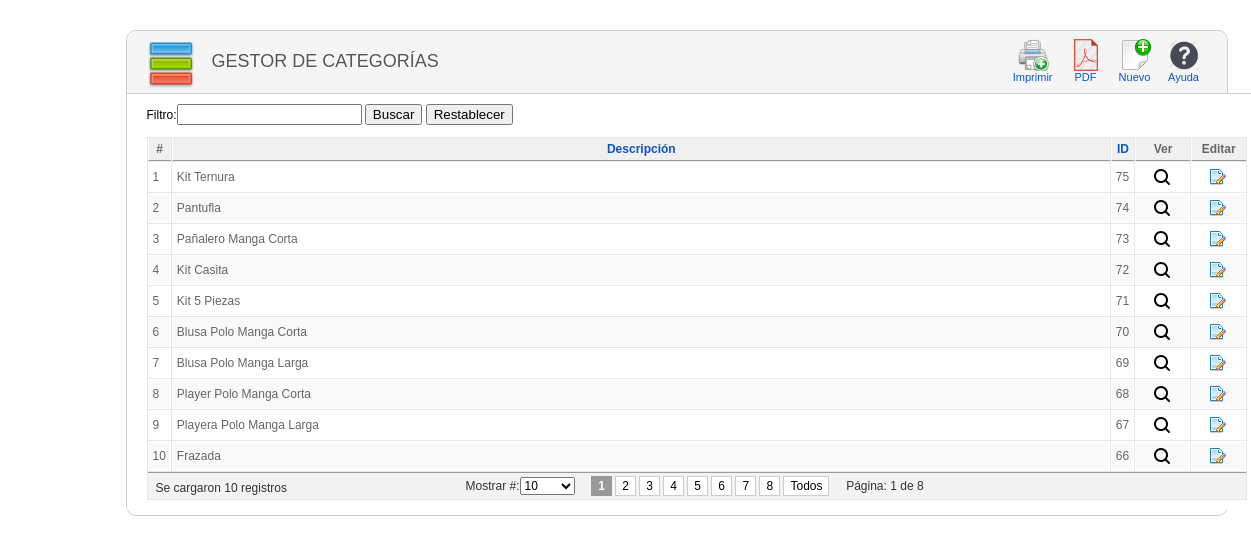
The app's page /categoria/index.php (signed in) with its own data.
### tables this page shows
CREATE TABLE `categoria` (
  `IdCategoria` int(11) NOT NULL,
  `Descripcion` varchar(100) NOT NULL
);

### clases/clsCategoria.php (called while the page is built, shortened)
<?php
include_once("clsConexion.php");
class clsCategoria{
function consultarTotalCategorias(){
   $con = new clsConexion;
   if($con->conectarse()==true){
     $query = "CALL SP_S_CategoriaCantidadTotal()";
	 $result = @mysql_query($query);
	 if (!$result)
	   return false;
	 else
	   return $result;
   }
 }
 function consultarCategoriaPorParametro($criterio,$busqueda,$limite){
   $con = new clsConexion;
   if($con->conectarse()==true){
     $query = "CALL SP_S_CategoriaPorParametro('$criterio','$busqueda','$limite')";
	 $result = @mysql_query($query);
	 if (!$result)
	   return false .mysql_error();
	 else
	   return $result;
   }
 }
}
?>

### clases/clsConexion.php (called while the page is built, shortened)
<?php
class clsConexion{
	 function conectarse() {
		   return true;
	 }
}
?>

### categoria/index.php (the view, shortened to what this page needs)
<html>
<head>
<link href="../css/general.css" rel="stylesheet" type="text/css">
<link href="../css/Imagenes.css" rel="stylesheet" type="text/css">
<link href="../css/paginator.css" rel="stylesheet" type="text/css">
</head>
<body>
<?php
    if(isset($_SESSION["usuario"])){
?>
<div class="wrapper">
<div class="block">
    <div class="block_head">
    	<div class="imagen_head"><img src="../img/Iconfinder/category.png" width="48" height="48"></div>
    	<div class="titulo_head">Gestor de Categorías</div>
        <div class="toolbar" id="toolbar">
            <table class="toolbar">
            	<tbody>
                	<tr>
                    <td>
                      <button type="submit" class="button" onClick="enviarPrinter();">
                   <span class="Imprimir" title="Imprimir">
                        </span>
                        Imprimir
          			</button>
                    </td>
                    <td>
<button type="submit" class="button" onClick="enviarPDF();">
                   <span style="background-image:url(../img/Iconfinder/PDF2.png);" title="Convertir a PDF">
                        </span>
                        PDF
          			</button>
                    </td>
                    <td>
                        <a href="registrar_categoria.php" class="toolbar">
                        <span class="NuevoOtros" title="Nuevo">
                        </span>
                        Nuevo
                        </a>
                    </td>
                    <td>
                        <a href="#" class="toolbar">
                        <span class="Ayuda" title="Ayuda">
                        </span>
                        Ayuda
                        </a>
                    </td>
                    </tr>
            	</tbody>
            </table>
        </div>
    </div>
    <div class="block_content">
<?php
include_once("../clases/clsCategoria.php");
include_once("../lib/paginator/paginator.class.php");
$objcategoria=new clsCategoria;
$result_tot=$objcategoria->consultarTotalCategorias();
$num_rows = mysql_fetch_row($result_tot);
$pages = new Paginator;
$pages->items_total = $num_rows[0];
$pages->mid_range = 9;
$pages->paginate();
$result=$objcategoria->consultarCategoriaPorParametro($criterio,$busqueda,$pages->limit);
?>
<form name="datos" action="index.php" method="post">
Filtro:<input type="text" name="txtDato">
<input name="buscar_dato" type="submit" value="Buscar">
<input name="restablecer" type="submit" value="Restablecer">
</form>
<table class="adminlist" cellspacing="1">
<thead>
<tr>
	<th>#</th>
	<th><a href="#">Descripción</a></th>
	<th><a href="#">ID</a></th>
    <th>Ver</th>
	<th>Editar</th>
</tr>
</thead>
<tbody class="adminlist">
<?php
$c=0;
$i=0;
while($row=mysql_fetch_array($result)){
	$i=$i+1;
	if ($c==1){
	echo "<tr class='row1'>";
		$c=2;
	}else{
	    	echo "<tr class='row0'>";
		$c=1;
	}
	echo "<td width='10'>".$i."</td>";
	echo "<td>".$row['Descripcion']."</td>";
	echo "<td width='1%' align='center'>".$row['IdCategoria']."</td>";
	echo "<td width='5%' align='center'><a href=detalle_categoria.php?idcategoria=".$row["IdCategoria"]." title='Ver Detalle'><img src='../img/Iconfinder/search-16.png'></td>";
    echo "<td width='5%' align='center'><a href=editar_categoria.php?idcategoria=".$row["IdCategoria"]." title='Editar'><img src='../img/Iconfinder/page_edit.png'></td>";
	echo "</tr>";
}
?>
</tbody>
		<tfoot>
			<tr>
				<td colspan="13">
                <div align="left" style="float:left; width:310px; padding:4px 0px 0px 4px;"><?php echo "Se cargaron ".$i." registros" ?></div>
                <div align="left">                <?php
echo $pages->display_items_per_page()."&nbsp;&nbsp;&nbsp;&nbsp;".$pages->display_pages()."&nbsp;&nbsp;&nbsp;&nbsp;Página: ".$pages->current_page." de ".$pages->num_pages;
?></div>
                </td>
			</tr>
		</tfoot>
</table>
    </div>
</div>
</div>
   <?php
    } else {
        header("Location:../index.php");
    }
?>
</body>
</html>

### lib/paginator/paginator.class.php (shortened to what this page needs)
<?php
class Paginator{
	var $items_per_page;
	var $items_total;
	var $num_pages;
	var $mid_range;
	var $return;
	var $default_ipp = 10;
	var $querystring;
	function Paginator()
	{
		$this->mid_range = 7;
		$this->items_per_page = (!empty($_GET['ipp'])) ? $_GET['ipp']:$this->default_ipp;
	}
	function paginate()
	{
		if($_GET['ipp'] == 'Todos')
		{
			$this->num_pages = ceil($this->items_total/$this->default_ipp);
			$this->items_per_page = $this->default_ipp;
		}
		else
		{
			$this->num_pages = ceil($this->items_total/$this->items_per_page);
		}
		$this->current_page = (int) $_GET['page'];
		if($this->current_page < 1 Or !is_numeric($this->current_page)) $this->current_page = 1;
		$prev_page = $this->current_page-1;
		$next_page = $this->current_page+1;
		if($this->num_pages > 10)
		{
			$this->return = ($this->current_page != 1 And $this->items_total >= 10) ? "<a class=\"paginate\" href=\"$_SERVER[PHP_SELF]?page=$prev_page&ipp=$this->items_per_page$this->querystring\">&laquo; Previous</a> ":"<span class=\"inactive\" href=\"#\">&laquo; Previous</span> ";
			$this->start_range = $this->current_page - floor($this->mid_range/2);
			$this->end_range = $this->current_page + floor($this->mid_range/2);
			if($this->start_range <= 0)
			{
				$this->end_range += abs($this->start_range)+1;
				$this->start_range = 1;
			}
			if($this->end_range > $this->num_pages)
			{
				$this->start_range -= $this->end_range-$this->num_pages;
				$this->end_range = $this->num_pages;
			}
			$this->range = range($this->start_range,$this->end_range);
			for($i=1;$i<=$this->num_pages;$i++)
			{
				if($this->range[0] > 2 And $i == $this->range[0]) $this->return .= " ... ";
				if($i==1 Or $i==$this->num_pages Or in_array($i,$this->range))
				{
					$this->return .= ($i == $this->current_page And $_GET['page'] != 'Todos') ? "<a title=\"Go to page $i of $this->num_pages\" class=\"current\" href=\"#\">$i</a> ":"<a class=\"paginate\" title=\"Go to page $i of $this->num_pages\" href=\"$_SERVER[PHP_SELF]?page=$i&ipp=$this->items_per_page$this->querystring\">$i</a> ";
				}
				if($this->range[$this->mid_range-1] < $this->num_pages-1 And $i == $this->range[$this->mid_range-1]) $this->return .= " ... ";
			}
			$this->return .= (($this->current_page != $this->num_pages And $this->items_total >= 10) And ($_GET['page'] != 'Todos')) ? "<a class=\"paginate\" href=\"$_SERVER[PHP_SELF]?page=$next_page&ipp=$this->items_per_page$this->querystring\">Next &raquo;</a>\n":"<span class=\"inactive\" href=\"#\">&raquo; Next</span>\n";
			$this->return .= ($_GET['page'] == 'Todos') ? "<a class=\"current\" style=\"margin-left:10px\" href=\"#\">Todos</a> \n":"<a class=\"paginate\" style=\"margin-left:10px\" href=\"$_SERVER[PHP_SELF]?page=1&ipp=Todos$this->querystring\">Todos</a> \n";
		}
		else
		{
			for($i=1;$i<=$this->num_pages;$i++)
			{
				$this->return .= ($i == $this->current_page) ? "<a class=\"current\" href=\"#\">$i</a> ":"<a class=\"paginate\" href=\"$_SERVER[PHP_SELF]?page=$i&ipp=$this->items_per_page$this->querystring\">$i</a> ";
			}
			$this->return .= "<a class=\"paginate\" href=\"$_SERVER[PHP_SELF]?page=1&ipp=Todos$this->querystring\">Todos</a> \n";
		}
		$this->low = ($this->current_page-1) * $this->items_per_page;
		$this->limit = ($_GET['ipp'] == 'Todos') ? "":" LIMIT $this->low,$this->items_per_page";
	}
	function display_items_per_page()
	{
		$items = '';
		$ipp_array = array(10,25,50,100,'Todos');
		foreach($ipp_array as $ipp_opt)	$items .= ($ipp_opt == $this->items_per_page) ? "<option selected value=\"$ipp_opt\">$ipp_opt</option>\n":"<option value=\"$ipp_opt\">$ipp_opt</option>\n";
		return "<span class=\"paginate\">Mostrar #:</span><select class=\"paginate\" onchange=\"window.location='$_SERVER[PHP_SELF]?page=1&ipp='+this[this.selectedIndex].value+'$this->querystring';return false\">$items</select>\n";
	}
	function display_pages()
	{
		return $this->return;
	}
}

### css/general.css (style rules this page uses)
body { margin: 10px; padding: 0; background-image: url(../img/fondo.png); background-repeat: repeat; padding-bottom: 1px; font-size: 11px; }
body, td, th { font-family: Arial, Helvetica, sans-serif; font-size:12px; }
a:link { color: #0B55C4; text-decoration: none; }
table.adminlist { width: 100%; border-spacing: 1px; background-color: #e7e7e7; color: #666; font-size:12px; }
table.adminlist td, table.adminlist th { padding: 4px; }
table.adminlist thead th { text-align: center; background: #f0f0f0; color: #666; border-bottom: 1px solid #999; border-left: 1px solid #fff; }
table.adminlist tbody tr { background-color: #fff; text-align: left; }
table.adminlist tbody tr.row1 { background: #f9f9f9; border-top: 1px solid #fff; }
table.adminlist tbody tr td { height: 30px; background: #fff; border: 1px solid #fff; }
table.adminlist tbody tr.row1 td { background: #f9f9f9; border-top: 1px solid #FFF; }
table.adminlist tfoot tr { text-align: center; color: #333; }
table.adminlist tfoot td, table.adminlist tfoot th { background-color: #f3f3f3; border-top: 1px solid #999; text-align: center; }
.block { width:1100px; padding-bottom: 5px; margin-bottom: 25px; clear: both; border-radius: 10px; background-color:#fff; border: solid 1px #CCCCCC; }
.wrapper { width:1000px; margin:0 auto; padding-top: 20px; }
.block .block_content { overflow: hidden; background: #fff; width:1100px; border-top: 1px solid #CECECE; padding: 10px 20px 10px; }
.block .block_head { height:62px; background-color:#F5F5F5; -moz-border-radius: 10px 10px 0px 0px; -o-border-radius: 10px 10px 0px 0px; -webkit-border-radius: 10px 10px 0px 0px; -ms-border-radius: 10px 10px 0px 0px; overflow:visible; }
.block .titulo_head { height:25px; width:auto; float:left; font-family: "Titillium999", "Trebuchet MS", Arial, sans-serif; font-size: 18px; font-weight: normal; text-transform: uppercase; color: #555; text-shadow: 1px 1px 0 #fff; margin-left: 15px; padding-top:20px; }
.block .imagen_head { height:25px; width:50; float:left; margin-left: 20px; padding-top:10px; }
div.toolbar { float: right; text-align: right; padding: 0; margin-right: 20px; margin-top:5px; }
table.toolbar { border-collapse: collapse; padding: 0; margin: 0; }
table.toolbar td { padding: 1px 1px 1px 4px; text-align: center; color: #666; height: 48px; }
table.toolbar span { float: none; width: 32px; height: 32px; margin: 0 auto; display: block; }
table.toolbar a { display: block; float: left; background:#F5F5F5; white-space: nowrap; border: 1px solid #F5F5F5; padding: 1px 5px; cursor: pointer; font-size:11px; }
.button { display: block; float: left; white-space: nowrap; border: 1px solid #F5F5F5; padding: 1px 5px; cursor: pointer; font-family: Arial, Helvetica, sans-serif; font-size:11px; color: #0B55C4; text-align:center center; background:#F5F5F5; }

### css/Imagenes.css (style rules this page uses)
.Ayuda { background-image:url(../img/Iconfinder/help.png); }
.Imprimir { background-image:url(../img/Iconfinder/print-add2.png); }
.NuevoOtros { background-image:url(../img/Iconfinder/document-new.png); }

### css/paginator.css (style rules this page uses)
.paginate { font-family: Arial, Helvetica, sans-serif; font-size: 12; }
a.paginate { border: 1px solid #CCC; padding: 2px 6px 2px 6px; text-decoration: none; color: #000; background-color:#FFF; }
a.current { border: 1px solid #999; font: bold 12 Arial,Helvetica,sans-serif; padding: 2px 6px 2px 6px; cursor: default; background: #999; color: #FFF; text-decoration: none; font-weight:bold; }

### records on screen
categoria: Descripcion "Kit Ternura", IdCategoria "75"
categoria: Descripcion "Pantufla", IdCategoria "74"
categoria: Descripcion "Pañalero Manga Corta", IdCategoria "73"
categoria: Descripcion "Kit Casita", IdCategoria "72"
categoria: Descripcion "Kit 5 Piezas", IdCategoria "71"
categoria: Descripcion "Blusa Polo Manga Corta", IdCategoria "70"
categoria: Descripcion "Blusa Polo Manga Larga", IdCategoria "69"
categoria: Descripcion "Player Polo Manga Corta", IdCategoria "68"
categoria: Descripcion "Playera Polo Manga Larga", IdCategoria "67"
categoria: Descripcion "Frazada", IdCategoria "66"

### other values on screen
$i "10"
$pages->current_page "1"
$pages->num_pages "8"
form field value "10"
